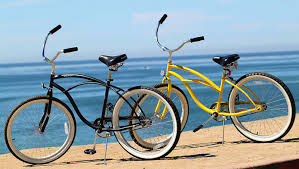
#> input picture img/bicycle.jpg, 299 x 169 px, given in place of restaurant1.jpg, which was not available
$ python workshop_panorama.py
#> lines starting #> are read from the running program, lines starting #| are printed output that depends on the picture; after the words box and inside, x2 and y2 are one past the last pixel; in counts of white or black regions, pixels touching at a corner belong together; pictures that were not available may be replaced by others from this repository, and a replacement may not be noted
import cv2, numpy as np

# 왼쪽 오른쪽 사진 읽기
imgL = cv2.imread('../img/restaurant1.jpg') # train
#> imgL is the input picture: shape (169, 299, 3); mean B, G, R 169.3, 161.4, 141.8
imgR = cv2.imread('../img/restaurant2.jpg') # query
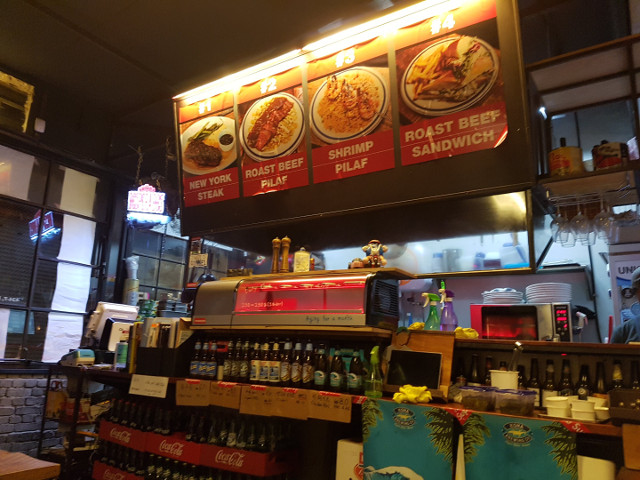
#> input picture img/restaurant2.jpg, 640 x 480 px
#> imgR is the input picture: shape (480, 640, 3); mean B, G, R 49.6, 67.1, 89.5
hl, wl = imgL.shape[:2]
#> hl = 169; wl = 299
hr, wr = imgR.shape[:2]
#> hr = 480; wr = 640

grayL = cv2.cvtColor(imgL, cv2.COLOR_BGR2GRAY)
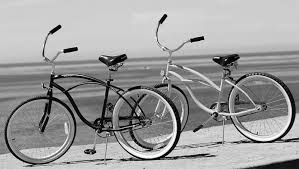
#> grayL: shape (169, 299); min 0, max 255, mean 156.5
grayR = cv2.cvtColor(imgR, cv2.COLOR_BGR2GRAY)
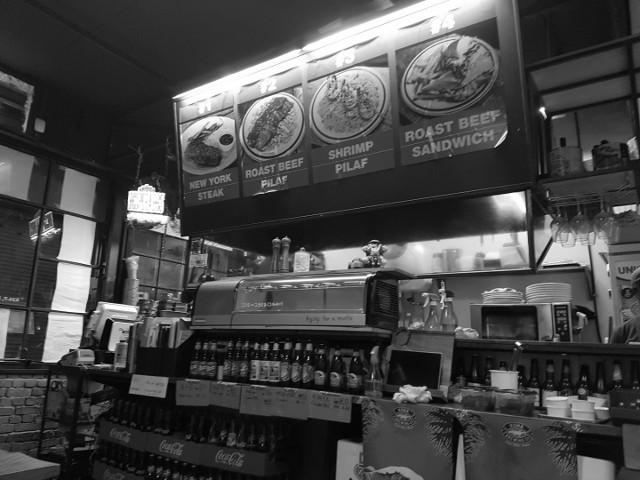
#> grayR: shape (480, 640); min 0, max 255, mean 71.8

# SIFT 특징 검출기 생성 및 특징점 검출
descriptor = cv2.xfeatures2d.SIFT_create()
(kpsL, featuresL) = descriptor.detectAndCompute(imgL, None)
#> kpsL = 324 keypoints; strongest (x, y, size): (165, 16, 2.8), (59, 27, 2.8), (202, 38, 2.7), (75, 49, 2.9)
(kpsR, featuresR) = descriptor.detectAndCompute(imgR, None)
#> kpsR = 2087 keypoints; strongest (x, y, size): (146, 204, 25), (542, 110, 4.1), (518, 343, 2.9), (513, 203, 17.8)
# BF 매칭기 생성 및 knn매칭
matcher = cv2.DescriptorMatcher_create("BruteForce")
matches = matcher.knnMatch(featuresR, featuresL, 2)
#> matches = 2087 matches

# 좋은 매칭점 선별
good_matches = []
for m in matches:
    if len(m) == 2 and m[0].distance < m[1].distance * 0.75:
        good_matches.append(( m[0].trainIdx, m[0].queryIdx))
#> after the loop, good_matches = 26 pairs, first value 8 to 319, second value 26 to 1903

# 좋은 매칭점이 4개 이상 원근 변환 행렬 구하기
if len(good_matches) > 4:
    ptsL = np.float32([kpsL[i].pt for (i, _) in good_matches])
#> ptsL = 26 pairs, first value 25.46 to 284.7, second value 60.01 to 151.8
    ptsR = np.float32([kpsR[i].pt for (_, i) in good_matches])
#> ptsR = 26 pairs, first value 15.42 to 571.3, second value 71.43 to 476.5
    mtrx, status = cv2.findHomography(ptsR,ptsL, cv2.RANSAC, 4.0)
#> mtrx = [[-0.171, -0.0456, 53.41], [-0.31, -0.08, 95.57], [-0.00324, -0.00084, 1]]; status = 26 values, max 1 at index 3, min 0 at index 0, mean 0.269
    #원근 변환 행렬로 오른쪽 사진을 원근 변환, 결과 이미지 크기는 사진 2장 크기
    panorama = cv2.warpPerspective(imgR, mtrx, (wr + wl, hr))
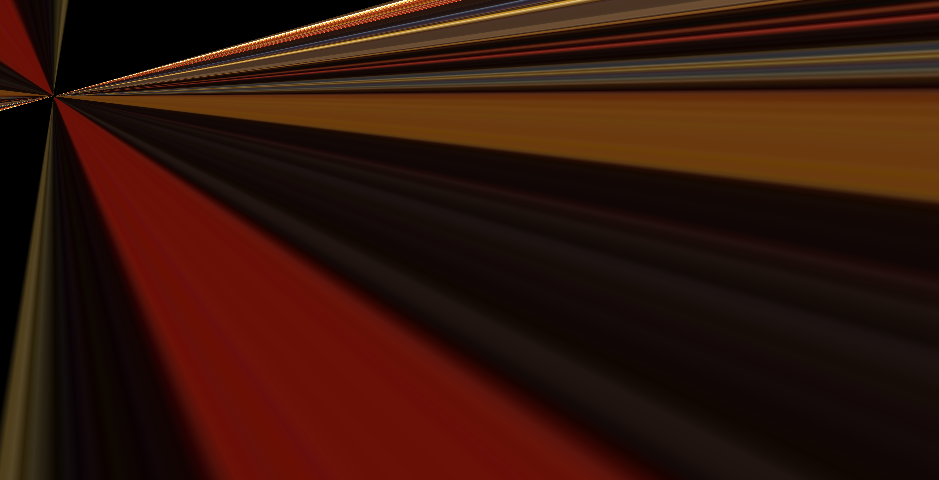
#> panorama: shape (480, 939, 3); mean B, G, R 10.5, 20.9, 51.2
    # 왼쪽 사진을 원근 변환한 왼쪽 영역에 합성
    panorama[0:hl, 0:wl] = imgL
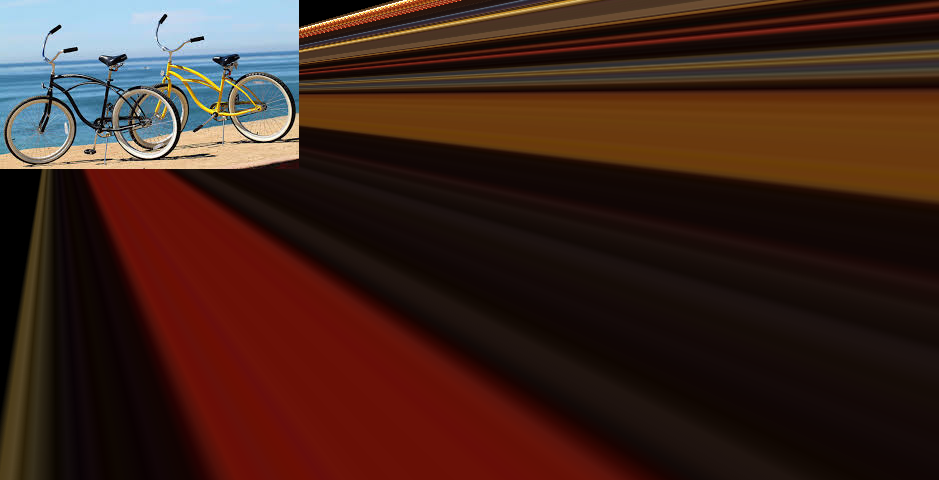
#> panorama: shape (480, 939, 3); 11.21% of pixels changed, all inside (x1, y1, x2, y2) = (0, 0, 299, 169)
else:
    panorama = imgL

cv2.imshow("Image Left", imgL)
cv2.imshow("Image Right", imgR)
cv2.waitKey()
cv2.imshow("Panorama", panorama)
cv2.waitKey(0)
